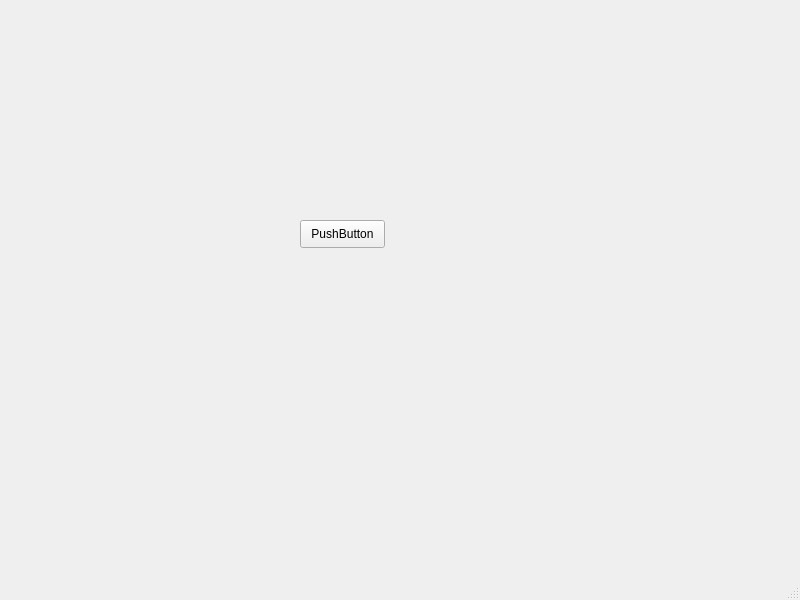
<?xml version="1.0" encoding="UTF-8"?>
<ui version="4.0">
 <class>MainWindow</class>
 <widget class="QMainWindow" name="MainWindow">
  <property name="geometry">
   <rect>
    <x>0</x>
    <y>0</y>
    <width>800</width>
    <height>600</height>
   </rect>
  </property>
  <property name="windowTitle">
   <string>MainWindow</string>
  </property>
  <widget class="QWidget" name="centralwidget">
   <widget class="QPushButton" name="pushButton">
    <property name="geometry">
     <rect>
      <x>300</x>
      <y>220</y>
      <width>85</width>
      <height>28</height>
     </rect>
    </property>
    <property name="text">
     <string>PushButton</string>
    </property>
   </widget>
  </widget>
  <widget class="QMenuBar" name="menubar">
   <property name="geometry">
    <rect>
     <x>0</x>
     <y>0</y>
     <width>800</width>
     <height>25</height>
    </rect>
   </property>
  </widget>
  <widget class="QStatusBar" name="statusbar"/>
 </widget>
 <resources>
  <include location="images.qrc"/>
 </resources>
 <connections/>
</ui>
